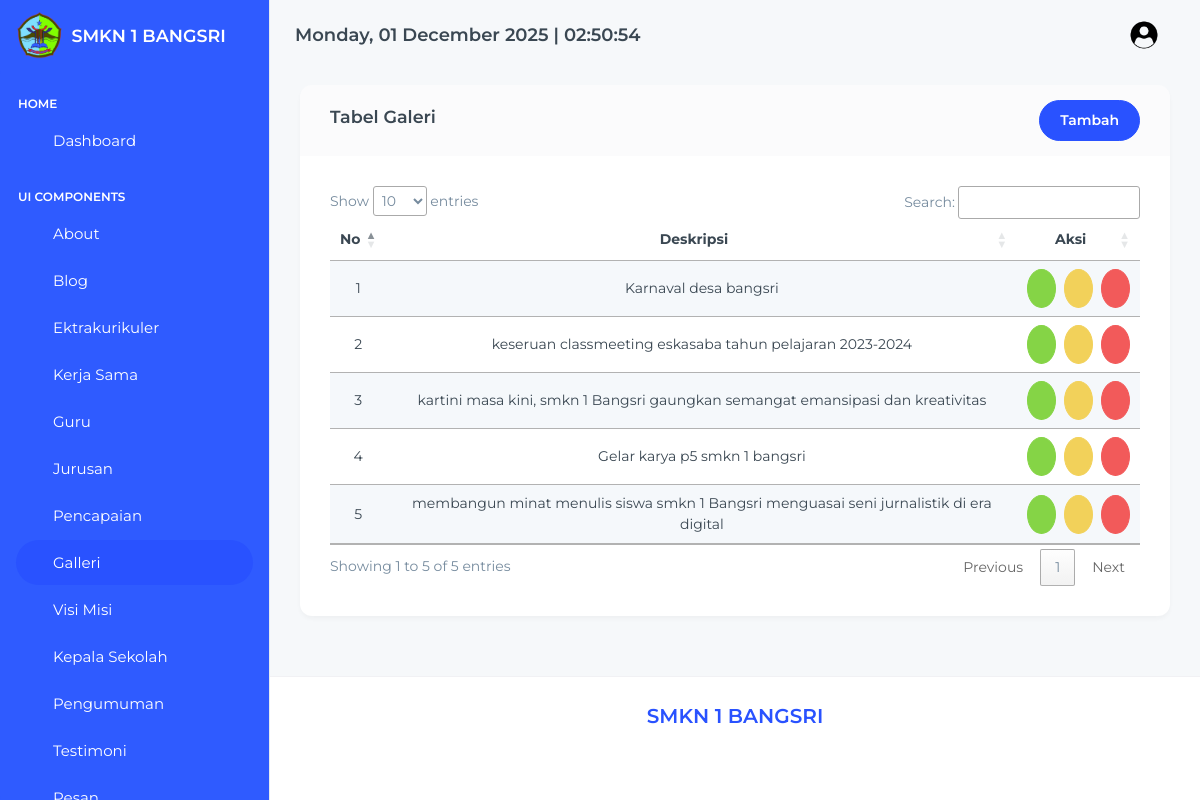
The app's page /pages/galleri/index.php (signed in) with its own data.
### tables this page shows
CREATE TABLE `galleries` (
  `id` int NOT NULL,
  `image` varchar(200) NOT NULL,
  `description` text NOT NULL
);

### pages/galleri/index.php (the view)
<?php
include '../../partials/header.php';
include '../../partials/sidebar.php';
include '../../partials/navbar.php';
$qGalleris = "SELECT * FROM galleries";
$result = mysqli_query($connect, $qGalleris) or die(mysqli_error($connect));
?>
<div class="container-fluid">
    <div class="row">
        <div class="col-12">
            <div class="card">
                <div class="card-header d-flex align-items-center justify-content-between">
                    <h5>Tabel Galeri</h5>
                    <a href="./create.php" class="btn btn-primary">Tambah</a>
                </div>
                <div class="card-body">
                    <div class="table-responsive">
                        <table id="datatable" class="table table-striped table-hover align-middle">
                            <thead class="text-center">
                                <tr>
                                    <th class="text-center">No</th>
                                    <th class="text-center">Deskripsi</th>
                                    <th class="text-center">Aksi</th>
                                </tr>
                            </thead>
                            <tbody>
                                <?php
                                $no = 1;
                                while ($item = $result->fetch_object()):
                                ?>
                                    <tr>
                                        <td class="text-center"><?= $no ?></td>
                                        <td class="text-center"><?= $item->description ?></td>
                                        <td class="text-center">
                                            <div class="d-flex justify-content-center gap-2">
                                                <a href="./detail.php?id=<?= $item->id ?>" class="btn btn-success rounded-circle p-2" title="Detail">
                                                    <i class='ti ti-eye'></i>
                                                </a>
                                                <a href="./edit.php?id=<?= $item->id ?>" class="btn btn-warning rounded-circle p-2" title="Edit">
                                                    <i class='ti ti-edit'></i>
                                                </a>
                                                <a href="../../actions/galleri/destroy.php?id=<?= $item->id ?>" class="btn btn-danger rounded-circle p-2" onclick="return confirm('Apakah anda yakin?')" title="Hapus">
                                                    <i class="ti ti-trash"></i>
                                                </a>
                                            </div>
                                        </td>
                                    </tr>
                                <?php
                                    $no++;
                                endwhile;
                                ?>
                            </tbody>
                        </table>
                    </div>
                </div>
            </div>
        </div>
    </div>
</div>
<?php
include '../../partials/footer.php';
include '../../partials/script.php';
?>

### records on screen
galleries: description "Karnaval desa bangsri"
galleries: description "keseruan classmeeting eskasaba tahun pelajaran 2023-2024"
galleries: description "kartini masa kini, smkn 1 Bangsri gaungkan semangat emansipasi dan kreativitas"
galleries: description "Gelar karya p5 smkn 1 bangsri"
galleries: description "membangun minat menulis siswa smkn 1 Bangsri menguasai seni jurnalistik di era digital"
